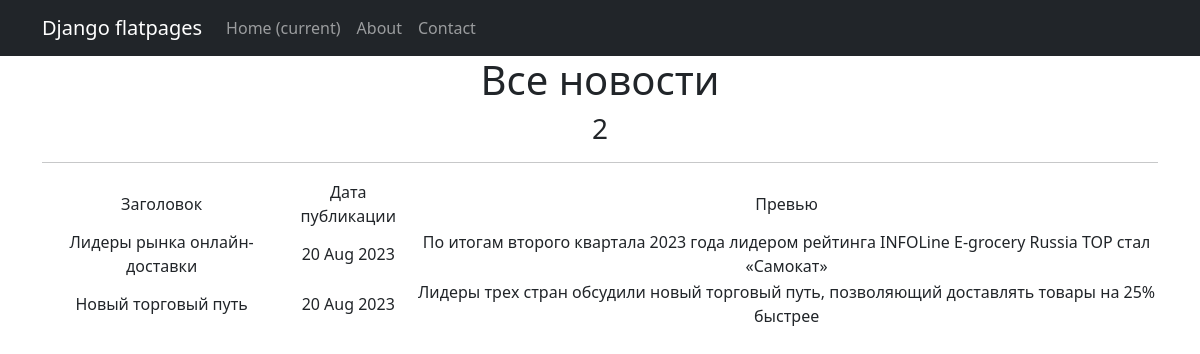
Page /news/ on the committed database.
### news/models.py (models this page shows, shortened)
class Post(models.Model):
    post = 'post'
    news = 'news'
    TYPES = [
        (post, 'Статья'),
        (news, 'Новость')
    ]
    author = models.ForeignKey(Author, on_delete=models.CASCADE)
    type = models.CharField(max_length=4,
                                choices=TYPES,
                                default=post)
    time_in = models.DateTimeField(auto_now_add=True)
    head = models.CharField(max_length=255)
    text = models.TextField()
    rate = models.IntegerField(default=0.0)
    post_category = models.ManyToManyField(Category,through='PostCategory')

### news/views.py (the view)
# urls.py: path('', PostList.as_view(),name='post_list'),
class PostList(ListView):
    model = Post
    ordering = 'time_in'
    template_name = 'posts.html'
    context_object_name = 'posts'
    paginate_by = 2

### news/templatetags/custom_filters.py (called while the page is built)
@register.filter()
def censor(text):
    bad_words = ['Дурак', 'Редиска', 'Обормот']
    for i in bad_words:
        if i in text:
            text_new = text.replace(i, i[0] + '*' * (len(i) - 1))
        elif i.lower() in text:
            text_new = text.replace(i.lower(), i.lower()[0] + '*' * (len(i) - 1))
        else:
            text_new = text
    return text_new

### templates/posts.html (shortened to what this page needs)
{% extends 'flatpages/default.html' %}
{% load custom_filters %}
{% block content %}
<h1>Все новости</h1>
<h3>{{ posts |length }}</h3>
   <hr>
   {% if posts %}
       <table>
           <tr>
               <td>Заголовок</td>
               <td>Дата публикации</td>
               <td>Превью</td>
           </tr>
           {% for post in posts %}
           <tr>
               <td>{{ post.head|censor}}</td>
               <td>{{ post.time_in|date:'d M Y' }}</td>
               <td>{{ post.text|censor}}</td>
           </tr>
           {% endfor %}
       </table>
   {% else %}
       <h2>Новостей нет!</h2>
   {% endif %}
{% endblock content %}

### rows in the picture
Post: head|censor "Лидеры рынка онлайн-доставки", time_in "20 Aug 2023", text|censor "По итогам второго квартала 2023 года лидером рейтинга INFOLine E-grocery Russia TOP стал «Самокат»"
Post: head|censor "Новый торговый путь", time_in "20 Aug 2023", text|censor "Лидеры трех стран обсудили новый торговый путь, позволяющий доставлять товары на 25% быстрее"

### other values in the picture
{{ posts |length }} "2"
